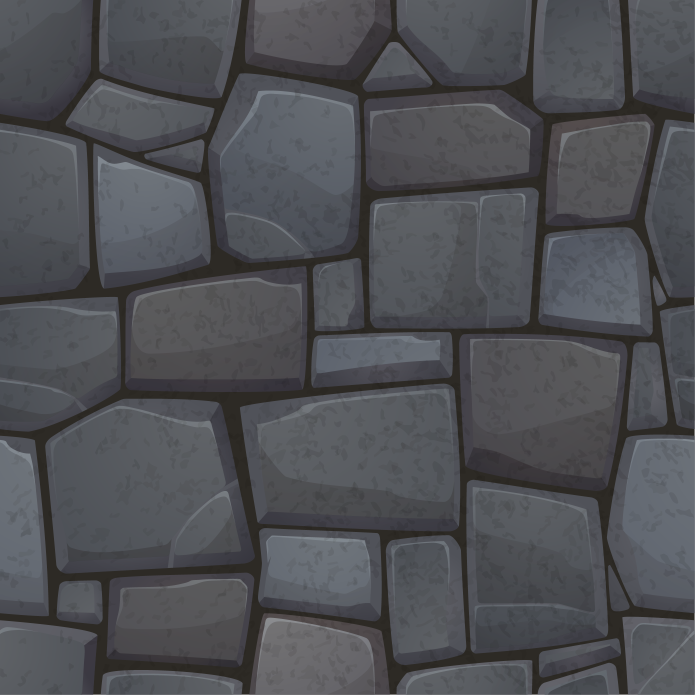
#> input picture assets/stone.png, 2084 x 2084 px, found by its file name (shown at 1/3 size)
$ python thumbnail.py
#> lines starting #> are read from the running program, lines starting #| are printed output that depends on the picture
from PIL import Image

img = Image.open("stone.png")
#> img is the input picture: PIL image 2084x2084 RGBA; mean R, G, B, A 78.5, 79.8, 84.2, 255
print(img.size)
#| (2084, 2084)
img.show()

img.thumbnail((256, 256))
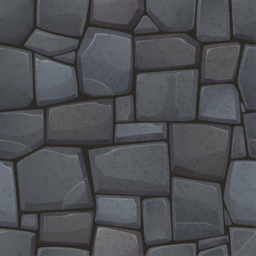
#> img: PIL image 256x256 RGBA; mean R, G, B, A 78.5, 79.8, 84.1, 255; transparent parts drawn white
print(img.size)
#| (256, 256)
img.show()
img.save("assets/thumbnail.png")

$ run again, with assets/brown.png copied over assets/stone.png
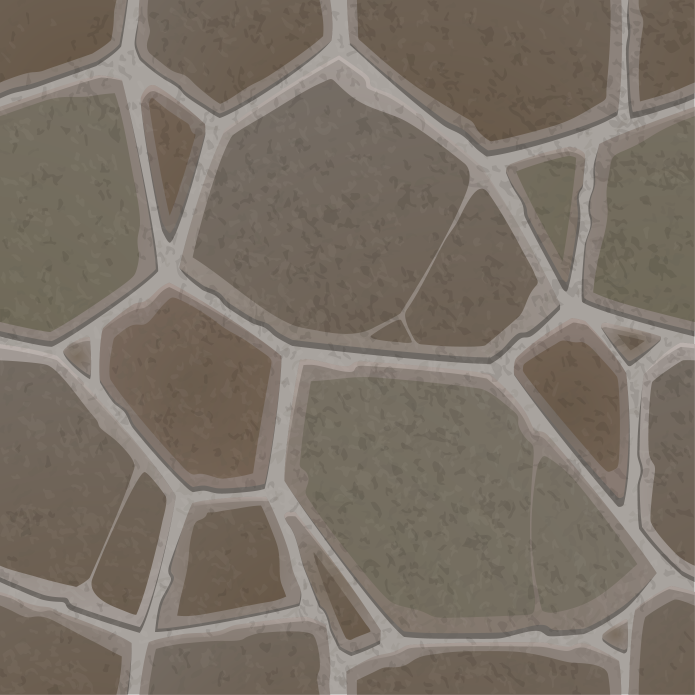
#> input picture assets/brown.png, 2084 x 2084 px, found by its file name (shown at 1/3 size)
#> img is the input picture: PIL image 2084x2084 RGBA; mean R, G, B, A 123, 113.3, 102.4, 255
#| (2084, 2084)
#> `img.thumbnail((256, 256))`:
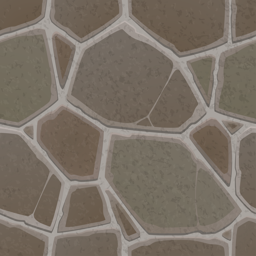
#> img: PIL image 256x256 RGBA; mean R, G, B, A 123, 113.3, 102.4, 255; transparent parts drawn white
#| (256, 256)
